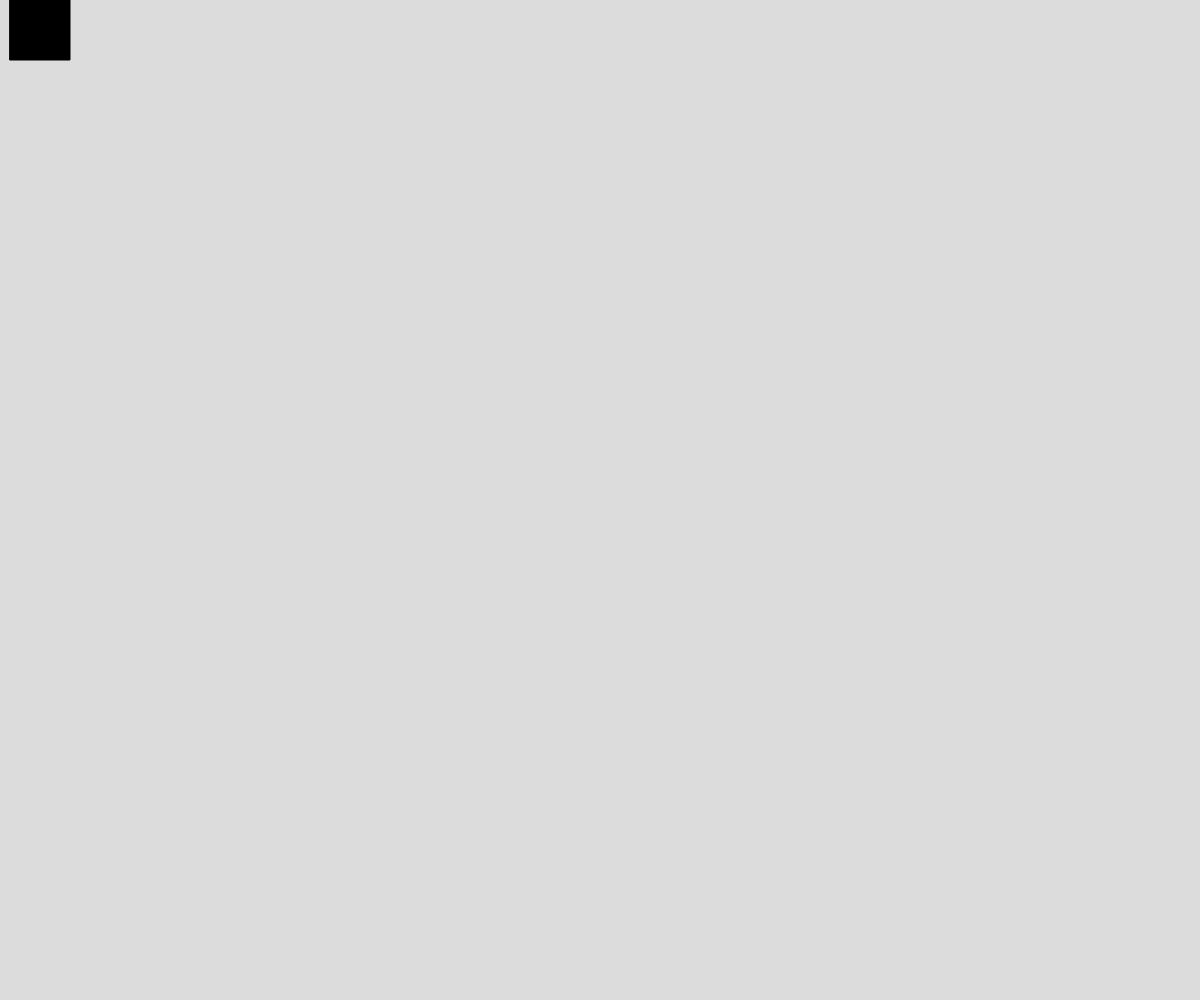
Frame 1 (no input)
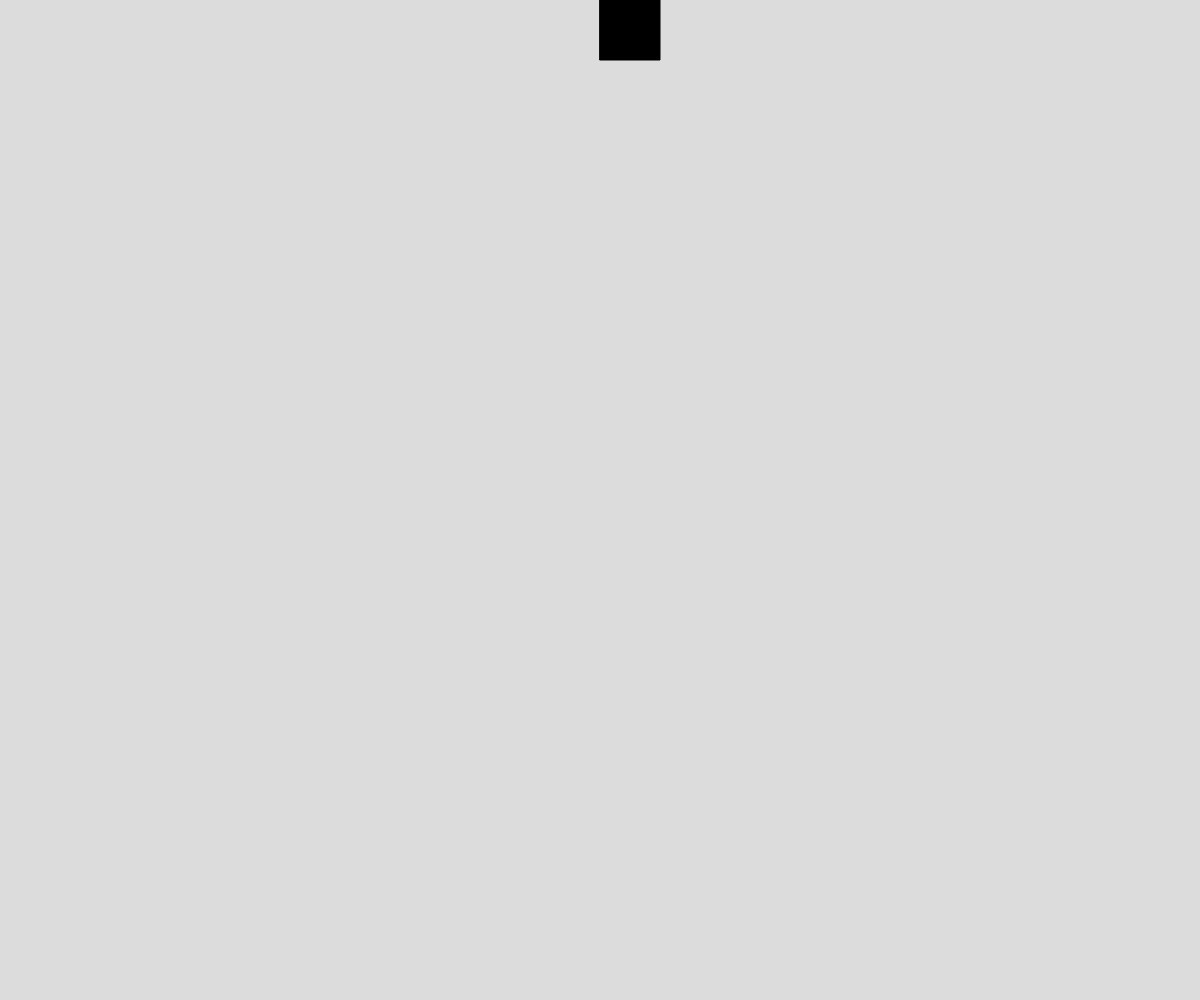
Frame 60 (no input)
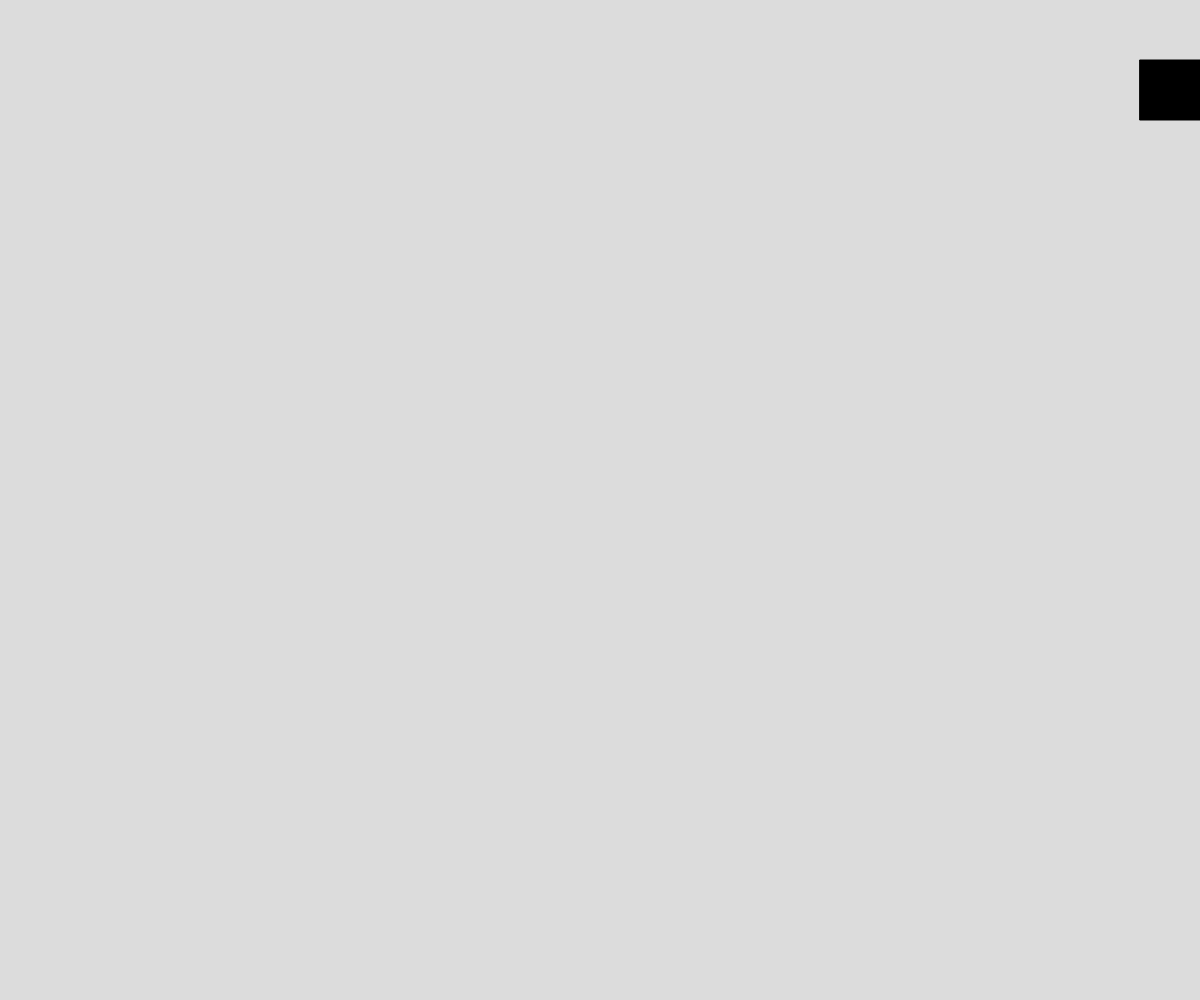
Frame 120 (the mouse pressed at the canvas centre since frame 60)

The p5.js sketch that drew these frames (run headless with seeded random() and noise() and a simulated clock; from frame 60 on, the mouse is pressed at the canvas centre):

// p5.js sketch
// ── sketch.js
// square moving around edge of screen
let x =0;
let y =0;
let speed = 10;
let s = 60;
let state = "right";
async function setup() {
  createCanvas(windowWidth, windowHeight);
}

function draw() {
  background(220);
  movingsquare();
  displaysquare();
}

function displaysquare(){
  fill("black");
  square(x, y, s);
}

function movingsquare() {
  if (state === "right") {
    x += speed;
    if (x >= width - s) {
      state = "down";
    }
  }
  else if (state === "down") {
    y += speed;
    if (y >= height - s) {
      state = "left";
    }
  }
  else if (state === "left") {
    x -= speed;
    if (x <= 0) {
      state = "up";
    }
  }
  else if (state === "up") {
    y -= speed;
    if (y <= 0) {
      state = "right";
    }
  }
}
